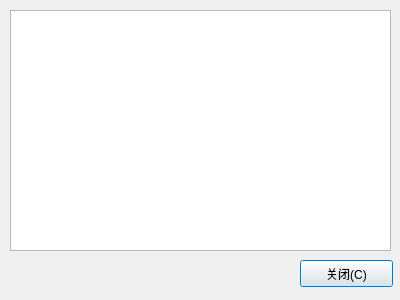
<?xml version="1.0" encoding="UTF-8"?>
<ui version="4.0">
 <class>LisDlg</class>
 <widget class="QDialog" name="LisDlg">
  <property name="geometry">
   <rect>
    <x>0</x>
    <y>0</y>
    <width>400</width>
    <height>300</height>
   </rect>
  </property>
  <property name="windowTitle">
   <string>许可</string>
  </property>
  <widget class="QTextBrowser" name="textBrowser">
   <property name="geometry">
    <rect>
     <x>10</x>
     <y>10</y>
     <width>381</width>
     <height>241</height>
    </rect>
   </property>
  </widget>
  <widget class="QPushButton" name="closeBtn">
   <property name="geometry">
    <rect>
     <x>300</x>
     <y>260</y>
     <width>93</width>
     <height>27</height>
    </rect>
   </property>
   <property name="text">
    <string>关闭(C)</string>
   </property>
  </widget>
 </widget>
 <resources/>
 <connections/>
</ui>
